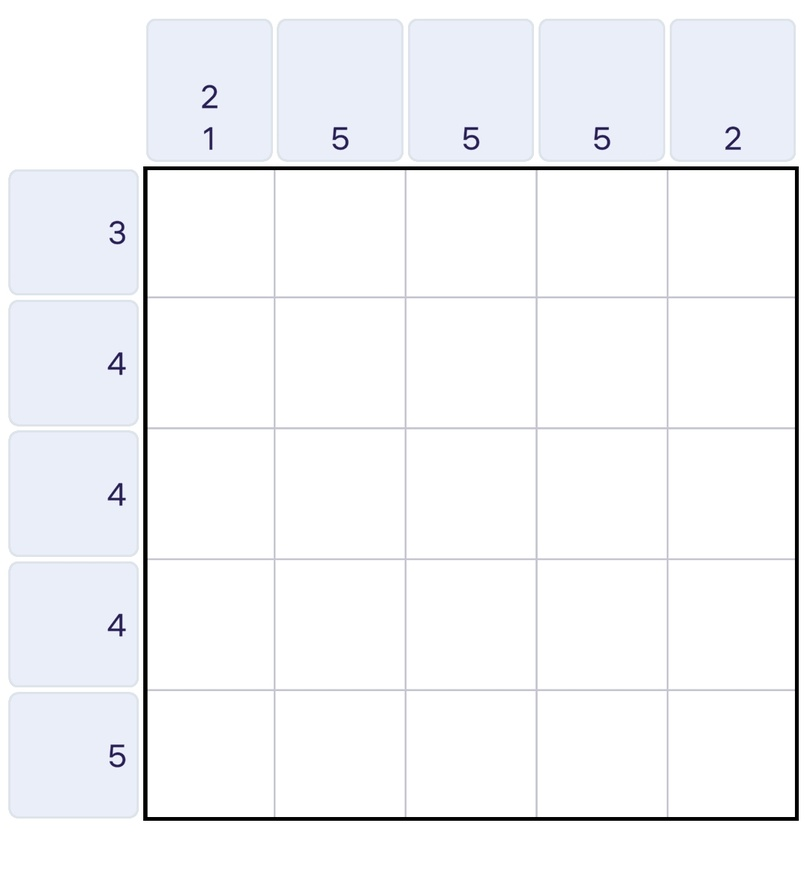
#> input picture nanograms/WhatsApp Image 2026-04-15 at 13.34.25 (1).jpeg, 810 x 871 px, shrunk from 1080 x 1162 before the run, given in place of the camera
$ python live-web-cam.py
#> lines starting #> are read from the running program, lines starting #| are printed output that depends on the picture; after the words box and inside, x2 and y2 are one past the last pixel; in counts of white or black regions, pixels touching at a corner belong together
#> further down, frame is the input picture: shape (871, 810, 3); mean B, G, R 248.5, 245.7, 244.7
import numpy as np
import cv2

# Logical Questions
# 1. How cv2 convert the color image to grayscale?
# Does gaussian blur is necessary for all the images?
# yes it makes image clearer and smooth and it is good to have this in first place
#

def preprocess_frame(frame):
    gray = cv2.cvtColor(frame, cv2.COLOR_BGR2GRAY) # convert to grayscale
    # blur = cv2.GaussianBlur(gray, (5, 5), 0) # apply Gaussian blur to reduce noise
    blur = cv2.bilateralFilter(gray, 9, 75, 75)

    v = np.median(blur)
#> v = 255

    lower = int(max(0, 0.66 * v))
#> lower = 168
    upper = int(min(255, 1.33 * v))
#> upper = 255
    edges = cv2.Canny(blur, lower, upper)
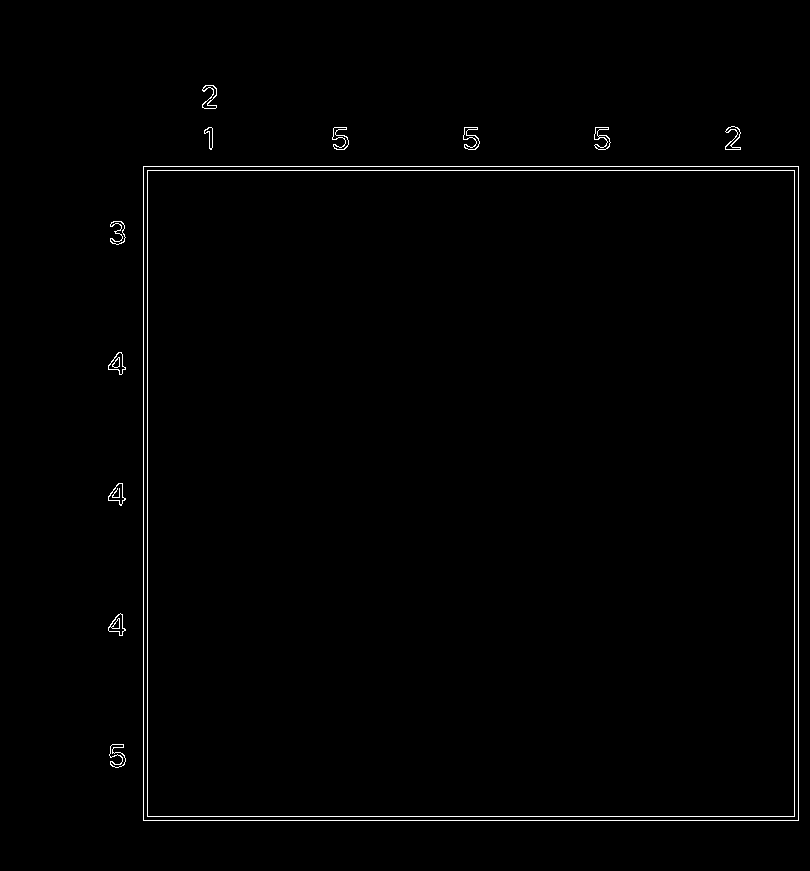
#> edges: shape (871, 810); 0.91% white in thin lines or dots, all inside (x1, y1, x2, y2) = (108, 85, 799, 821)

    # th = cv2.adaptiveThreshold(
    #     blur, 255, cv2.ADAPTIVE_THRESH_GAUSSIAN_C, cv2.THRESH_BINARY_INV, 21, 2
    # )

    return edges

def ind_board(thresholded):
    contours, _ = cv2.findContours(thresholded, cv2.RETR_EXTERNAL, cv2.CHAIN_APPROX_SIMPLE)

    for contour in contours:
        area = cv2.contourArea(contour)
        if area > 1000: # filter out small contours
            x, y, w, h = cv2.boundingRect(contour)
            return (x, y, w, h) # return the bounding box of the detected board

    return None


def find_board(thresh):
    contours, _ = cv2.findContours(thresh, cv2.RETR_EXTERNAL, cv2.CHAIN_APPROX_SIMPLE)
#> contours = 12 contours; largest, box (x1, y1, x2, y2) and area: (143, 166, 799, 821) 428370, (108, 613, 126, 636) 196, (108, 483, 126, 506) 194, (108, 352, 126, 375) 194, (109, 744, 126, 768) 160
    contours = sorted(contours, key=cv2.contourArea, reverse=True)

    for c in contours[:10]:
        peri = cv2.arcLength(c, True)
        approx = cv2.approxPolyDP(c, 0.02 * peri, True)
        if len(approx) == 4:
            return approx
#> this loop made 1 pass
#> (peri, approx) on pass 1: (2618, [[143, 166], [143, 820], [798, 820], [798, 166]])
    return None

cap = cv2.VideoCapture(0) # 0 is the default camera

while True:

    ret , frame = cap.read() # read a frame from the camera


    if not ret:
        print("Failed to grab frame")
        break


    threshold = preprocess_frame(frame) # preprocess the frame (e.g., convert to grayscale)
    board = find_board(threshold) # identify the board in the thresholded image
#> board = [[143, 166], [143, 820], [798, 820], [798, 166]]

    if board is not None:
        cv2.drawContours(frame, [board], -1, (0, 255, 0), 2) # draw the detected board contour on the original frame
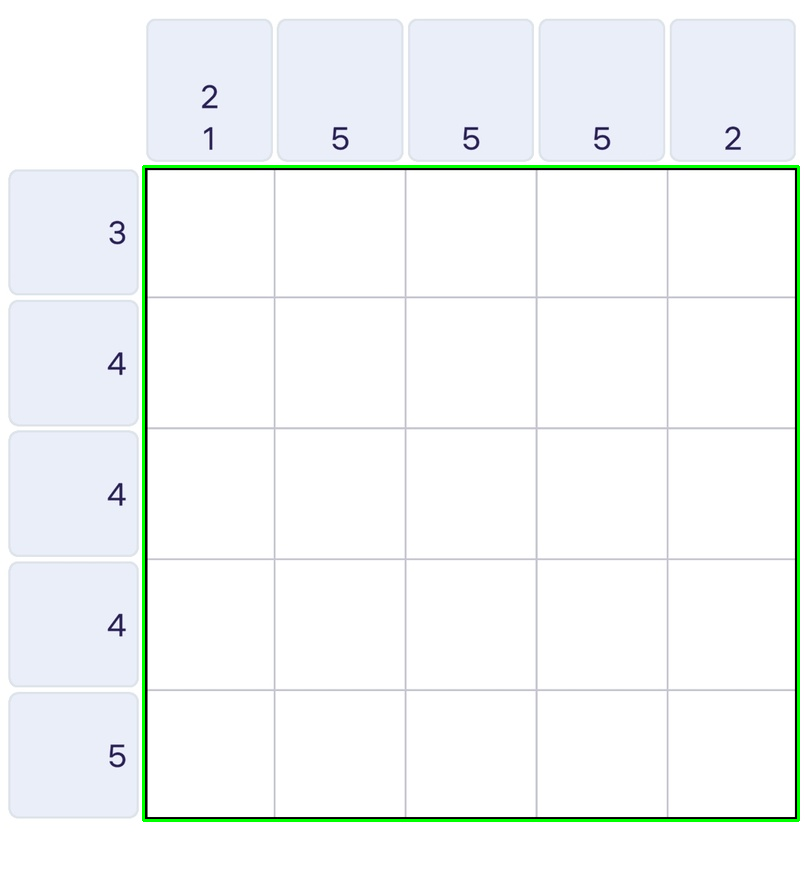
#> frame: shape (871, 810, 3); 1.11% of pixels changed, all inside (x1, y1, x2, y2) = (142, 165, 800, 822)

    cv2.imshow("Camera Feed", frame)
    cv2.imshow("Edges", threshold)

    if cv2.waitKey(1) & 0xFF == ord('q'):
#> (key q is pressed here)
        break

cap.release()
cv2.destroyAllWindows()


# [68 lines of commented-out code are left out]
